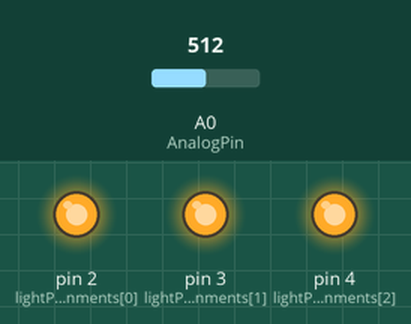
Recording of a sketch running on a simulated Arduino Uno, built with avr-gcc and run on an emulated ATmega328P. Shown: output pins drawn as LEDs (lit = HIGH). The inputs (shaded band) are chosen by the test bench; at power-on: A0 (AnalogPin) = 512.

Above: at 2.1 s.
2.2 s: A0 (AnalogPin) set to 64
3.7 s: A0 (AnalogPin) set to 55
At 4.8 s:
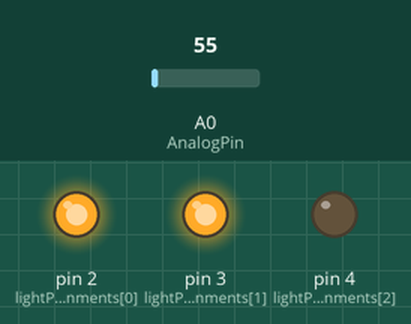
5.2 s: A0 (AnalogPin) set to 0
At 5.9 s:
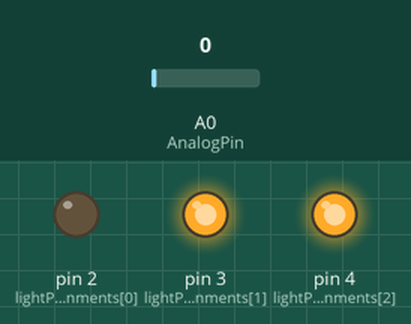
6.7 s: A0 (AnalogPin) set to 24
8.2 s: A0 (AnalogPin) set to 28
At 9.4 s:
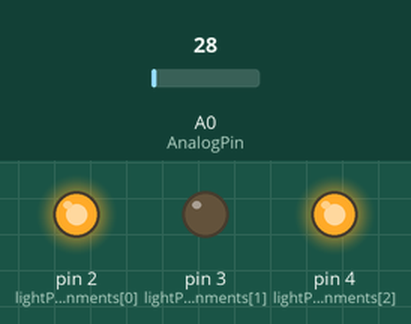
9.7 s: A0 (AnalogPin) set to 122
At 10.5 s:
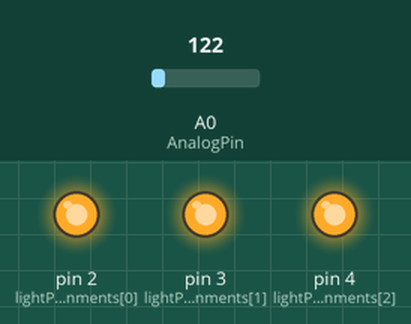
Timing chart, 0 to 12.2 s (numbered marks = the images above; inputs shaded):
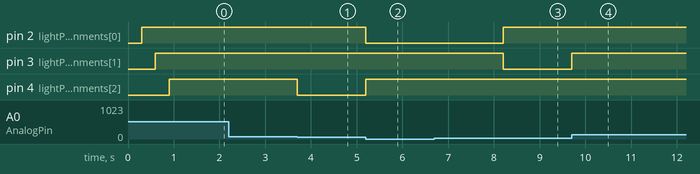

The sketch:

ParkingLight.ino
```cpp
#include <EEPROM.h>

/* --- Configuration --- */
uint16_t calibratedValue = 20;
uint16_t hysteresis = 5;

const uint8_t NumberOfParkingSpaces = 1;
const uint8_t numberOfLights = 3;
const uint8_t lightPinAssignments[numberOfLights] = { 2, 3, 4 };
/* --------------------- */

const uint8_t AnalogPin = 0;
int8_t currentLightIndex = numberOfLights;
uint16_t thresholds[numberOfLights];

enum ParkingState {
  PARKING_STATE_IDLE,
  PARKING_STATE_MOVING
};

void SetLight(uint8_t lightIndex, uint8_t isOn) {

  uint8_t value = isOn ? LOW : HIGH;

  digitalWrite(lightPinAssignments[lightIndex], value);
}

void Calibrate() {

}

void SetThresholds(uint16_t calibratedValue) {

  for(int lightIndex = 0; lightIndex < numberOfLights; lightIndex++) {

    thresholds[lightIndex] = calibratedValue;

    calibratedValue += 20;

  }
}

void LightDemo() {

  for(int lightIndex = 0; lightIndex < numberOfLights; lightIndex++) {

    delay(300);

    SetLight(lightIndex, false);

  }
}

void setup()
{
  SetThresholds(calibratedValue);

  for(int lightIndex = 0; lightIndex < numberOfLights; lightIndex++) {
    pinMode(lightPinAssignments[lightIndex], OUTPUT);
  }

  LightDemo();

  //Serial.begin(9600);
}

int8_t GetLightIndex(uint16_t value) {

  uint16_t threshold;

  for(uint8_t lightIndex = 0; lightIndex < numberOfLights; lightIndex++) {

    threshold = thresholds[lightIndex];

    if (lightIndex == currentLightIndex) {
      threshold += hysteresis;
    }
    else if (lightIndex == (currentLightIndex + 1)) {
      threshold -= hysteresis;
    }

    if (value <= threshold) {
      currentLightIndex = lightIndex;
      return currentLightIndex;
    }
  }

  currentLightIndex = numberOfLights;
  return currentLightIndex;
}

void LightProcess(){

    char temp[20];
    int value = analogRead(AnalogPin);

    uint8_t lightBand = GetLightIndex(value);

    for(int lightIndex = 0; lightIndex < numberOfLights; lightIndex++) {

          //sprintf(temp, "Treshold[%u] = %u", lightIndex, thresholds[lightIndex]);
          //Serial.println(temp);

          SetLight(lightIndex, lightBand == lightIndex);

    }

    //sprintf(temp,"Value / Band: (%u,%d)", value, lightBand);
    //Serial.println(temp);
}

void loop()
{
    LightProcess();
//delay(250);

    /* Show this over the  */
    //Serial.println(val);
}
```

Measured:
- the behaviour switches between 61 and 60 on A0 (AnalogPin) (found by bisection; images 0 and 1)
- the behaviour switches between 25 and 26 on A0 (AnalogPin) (found by bisection; images 2 and 3)
- after the input at 2.2 s, every drawn part: stays the same
- after the input at 3.7 s, pin 4 (lightPinAssignments[2]): HIGH → LOW at once
- after the input at 5.2 s, pin 2 (lightPinAssignments[0]): HIGH → LOW at once; pin 4 (lightPinAssignments[2]): LOW → HIGH at once
- after the input at 6.7 s, every drawn part: stays the same
- after the input at 8.2 s, pin 2 (lightPinAssignments[0]): LOW → HIGH at once; pin 3 (lightPinAssignments[1]): HIGH → LOW at once
- after the input at 9.7 s, pin 3 (lightPinAssignments[1]): LOW → HIGH at once
